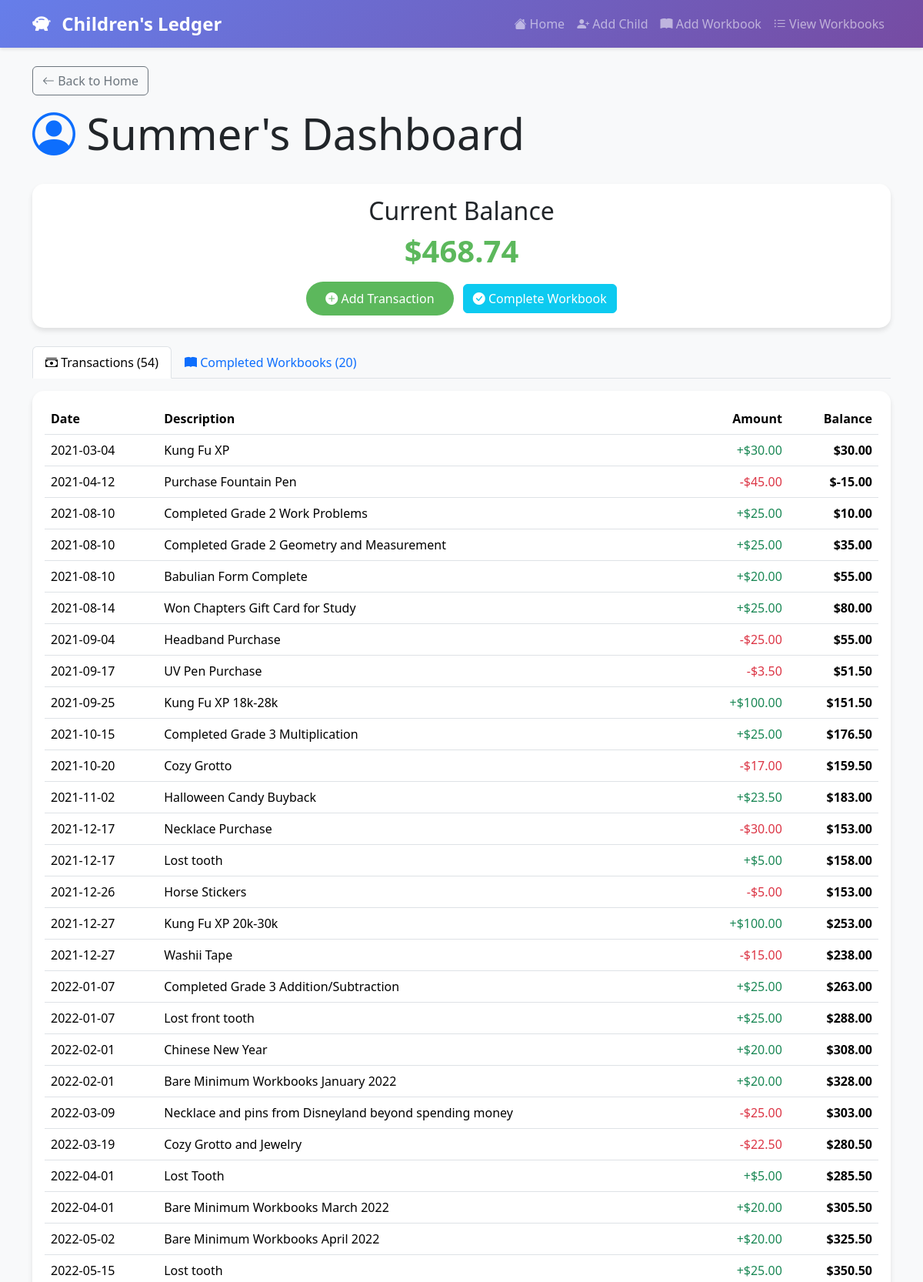
Page /child/2 (upper part) on the committed database.
### app/models.py (models this page shows)
class Child(Base):
    __tablename__ = "Children"
    id = Column(Integer, primary_key=True, autoincrement=True, unique=True, nullable=False)
    name = Column(Text, unique=True)
    account_entries = relationship("Account", back_populates="child")
    completed_workbooks = relationship("Member", back_populates="child")

class Account(Base):
    __tablename__ = "Account"
    id = Column(Integer, primary_key=True, autoincrement=True, unique=True, nullable=False)
    children_id = Column(Integer, ForeignKey('Children.id'))
    date = Column(Text)
    description = Column(Text)
    amount = Column(Float)
    child = relationship("Child", back_populates="account_entries")

### app/main.py (the view)
@app.get("/child/{child_id}", response_class=HTMLResponse)
async def child_dashboard(
    request: Request,
    child_id: int,
    db: Session = Depends(get_db)
):
    child = crud.get_child(db, child_id)
    if not child:
        raise HTTPException(status_code=404, detail="Child not found")
    transactions = crud.get_child_transactions(db, child_id)
    completed_workbooks = crud.get_child_completed_workbooks(db, child_id)
    balance = crud.get_child_balance(db, child_id)
    transactions_with_balance = []
    cumulative = 0.0
    for transaction in transactions:
        cumulative += transaction.amount
        transactions_with_balance.append({
            'id': transaction.id,
            'date': transaction.date,
            'description': transaction.description,
            'amount': transaction.amount,
            'cumulative': cumulative
        })
    return templates.TemplateResponse(
        "child_dashboard.html",
        {
            "request": request,
            "child": child,
            "transactions": transactions_with_balance,
            "completed_workbooks": completed_workbooks,
            "balance": balance
        }
    )

### app/templates/child_dashboard.html (shortened to what this page needs)
{% extends "base.html" %}
{% block content %}
<div class="row mb-4">
    <div class="col-md-12">
        <a href="/" class="btn btn-outline-secondary mb-3">
            <i class="bi bi-arrow-left"></i> Back to Home
        </a>
        <h1 class="display-4">
            <i class="bi bi-person-circle text-primary"></i>
            {{ child.name }}'s Dashboard
        </h1>
    </div>
</div>
<div class="row mb-4">
    <div class="col-md-12">
        <div class="card">
            <div class="card-body text-center">
                <h2>Current Balance</h2>
                <h1 class="{% if balance >= 0 %}balance-positive{% else %}balance-negative{% endif %}">
                    ${{ "%.2f"|format(balance) }}
                </h1>
                <div class="mt-3">
                    <a href="/child/{{ child.id }}/transaction/new" class="btn btn-success me-2">
                        <i class="bi bi-plus-circle-fill"></i> Add Transaction
                    </a>
                    <a href="/child/{{ child.id }}/workbook/new" class="btn btn-info text-white">
                        <i class="bi bi-check-circle-fill"></i> Complete Workbook
                    </a>
                </div>
            </div>
        </div>
    </div>
</div>
<ul class="nav nav-tabs mb-3" id="dashboardTabs" role="tablist">
    <li class="nav-item" role="presentation">
        <button class="nav-link active" id="transactions-tab" data-bs-toggle="tab" data-bs-target="#transactions" type="button" role="tab">
            <i class="bi bi-cash-stack"></i> Transactions ({{ transactions|length }})
        </button>
    </li>
    <li class="nav-item" role="presentation">
        <button class="nav-link" id="workbooks-tab" data-bs-toggle="tab" data-bs-target="#workbooks" type="button" role="tab">
            <i class="bi bi-book-fill"></i> Completed Workbooks ({{ completed_workbooks|length }})
        </button>
    </li>
</ul>
<div class="tab-content" id="dashboardTabsContent">
    <div class="tab-pane fade show active" id="transactions" role="tabpanel">
        {% if transactions %}
        <div class="card">
            <div class="card-body">
                <div class="table-responsive">
                    <table class="table table-hover">
                        <thead>
                            <tr>
                                <th>Date</th>
                                <th>Description</th>
                                <th class="text-end">Amount</th>
                                <th class="text-end">Balance</th>
                            </tr>
                        </thead>
                        <tbody>
                            {% for transaction in transactions %}
                            <tr class="{% if transaction.amount >= 0 %}transaction-credit{% else %}transaction-debit{% endif %}">
                                <td>{{ transaction.date }}</td>
                                <td>{{ transaction.description }}</td>
                                <td class="text-end">
                                    {% if transaction.amount >= 0 %}
                                        <span class="text-success">+${{ "%.2f"|format(transaction.amount) }}</span>
                                    {% else %}
                                        <span class="text-danger">-${{ "%.2f"|format(transaction.amount|abs) }}</span>
                                    {% endif %}
                                </td>
                                <td class="text-end">
                                    <strong>${{ "%.2f"|format(transaction.cumulative) }}</strong>
                                </td>
                            </tr>
                            {% endfor %}
                        </tbody>
                    </table>
                </div>
            </div>
        </div>
        {% else %}
        <div class="alert alert-info">
            <i class="bi bi-info-circle-fill me-2"></i>
            No transactions yet. <a href="/child/{{ child.id }}/transaction/new" class="alert-link">Add the first transaction!</a>
        </div>
        {% endif %}
    </div>
</div>
{% endblock %}

### app/templates/base.html (style rules this page uses)
:root { --primary-color: #4a90e2; --success-color: #5cb85c; --danger-color: #d9534f; }
body { background-color: #f8f9fa; font-family: 'Segoe UI', Tahoma, Geneva, Verdana, sans-serif; }
.card { border: none; border-radius: 15px; box-shadow: 0 4px 6px rgba(0,0,0,.1); transition: transform 0.2s, box-shadow 0.2s; }
.btn-success { background-color: var(--success-color); border: none; border-radius: 25px; padding: 10px 25px; font-weight: 500; }
.balance-positive { color: var(--success-color); font-weight: 600; }
.transaction-credit { background-color: #d4edda; }
.transaction-debit { background-color: #f8d7da; }

### rows in the picture
Child: name "Summer"
Account: amount "30.00", cumulative "30.00"
Account: amount|abs "45.00", cumulative "-15.00"
Account: amount "25.00", cumulative "10.00"
Account: amount "25.00", cumulative "35.00"
Account: amount "20.00", cumulative "55.00"
Account: amount "25.00", cumulative "80.00"
Account: amount|abs "25.00", cumulative "55.00"
Account: amount|abs "3.50", cumulative "51.50"
Account: amount "100.00", cumulative "151.50"
Account: amount "25.00", cumulative "176.50"
Account: amount|abs "17.00", cumulative "159.50"
Account: amount "23.50", cumulative "183.00"
Account: amount|abs "30.00", cumulative "153.00"
Account: amount "5.00", cumulative "158.00"
Account: amount|abs "5.00", cumulative "153.00"
Account: amount "100.00", cumulative "253.00"
Account: amount|abs "15.00", cumulative "238.00"
Account: amount "25.00", cumulative "263.00"
Account: amount "25.00", cumulative "288.00"
Account: amount "20.00", cumulative "308.00"
Account: amount "20.00", cumulative "328.00"
Account: amount|abs "25.00", cumulative "303.00"
Account: amount|abs "22.50", cumulative "280.50"
Account: amount "5.00", cumulative "285.50"
Account: amount "20.00", cumulative "305.50"
Account: amount "20.00", cumulative "325.50"
Account: amount "25.00", cumulative "350.50"

### other values in the picture
{{ "%.2f"|format(balance) }} "468.74"
{{ transactions|length }} "54"
{{ completed_workbooks|length }} "20"
